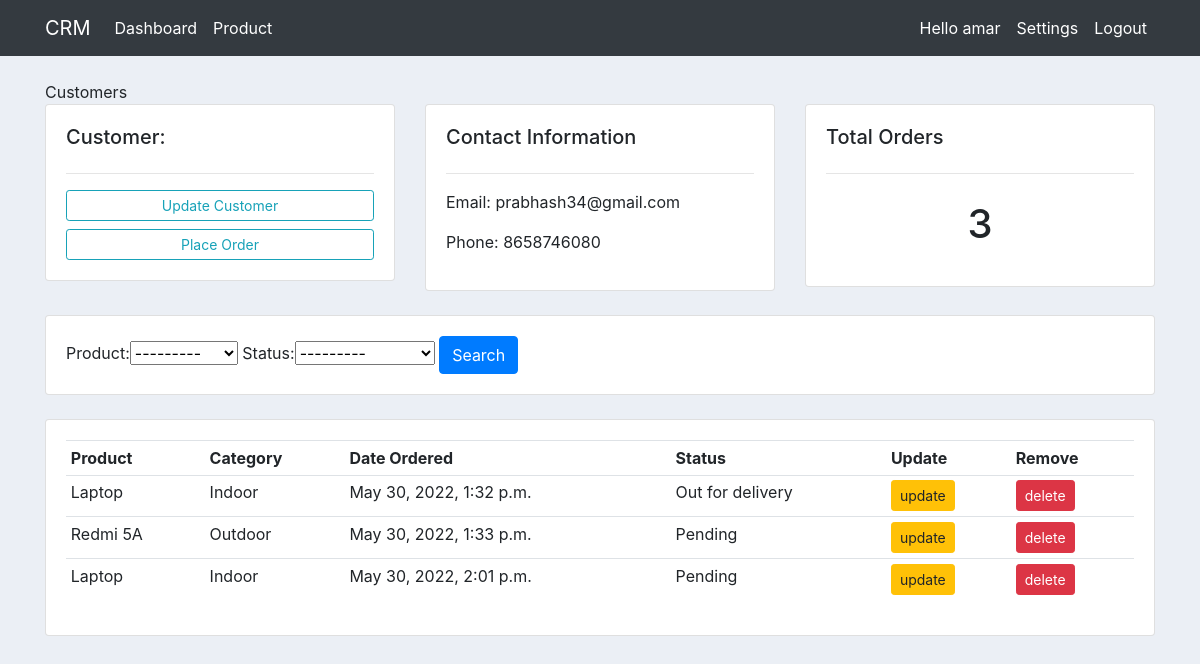
Page /customers/1 (signed in) on the committed database.
### accounts/models.py (models this page shows, shortened)
class DateStatus(models.Model):
    created_at = models.DateTimeField(auto_now_add=True)
    updated_at = models.DateTimeField(auto_now=True)
    class Meta:
        abstract=True

class Customer(DateStatus):
    user = models.OneToOneField(User,null=True,blank=True,on_delete=models.CASCADE)
    name = models.CharField(max_length=100,null=True)
    phone = models.CharField(max_length=100,null=True)
    email = models.CharField(max_length=100,null=True)
    profile_pic = models.ImageField(null=True,blank=True,default='profile.png')

class Order(DateStatus):
    STATUS = (
        ('Pending','Pending'),
        ('Out for delivery','Out for delivery'),
        ('Delivered','Delivered'),
    )
    customer = models.ForeignKey(Customer,null=True,on_delete=models.SET_NULL)
    product = models.ForeignKey(Product,null=True,on_delete=models.SET_NULL)
    status = models.CharField(max_length=100,choices=STATUS)

class Product(DateStatus):
    CATEGORY = (
        ('Indoor','Indoor'),
        ('Outdoor','Outdoor')
    )
    name = models.CharField(max_length=200,null=True)
    price = models.FloatField(null=True)
    category = models.CharField(max_length=200,null=True,choices=CATEGORY)
    description = models.CharField(max_length=200,null=True,blank=True)
    tag = models.ManyToManyField(Tag)
    def __str__(self) -> str:
        return self.name

### accounts/views.py (the view)
# urls.py: path('customers/<int:pk>',views.CustomerView,name='customer'),
@login_required(login_url='login')
def CustomerView(request,pk):
    customer = Customer.objects.get(id=pk)
    orders = customer.order_set.all()
    myfilter = OrderFilter(request.GET,queryset=orders)
    orders = myfilter.qs
    total_order = orders.count()
    context = {
        'customer':customer,
        'orders':orders,
        'total_order':total_order,
        'myfilter':myfilter
    }
    return render(request,'pages/customers.html',context)

### templates/pages/customers.html
{%  extends 'main.html' %}
{% block body %}
{% block title %}Customers{% endblock %}
	<br>
<div class="row">
	<div class="col-md">
		<div class="card card-body">
			<h5>Customer:</h5>
			<hr>
			<a class="btn btn-outline-info  btn-sm btn-block" href="">Update Customer</a>
			<a class="btn btn-outline-info  btn-sm btn-block" href="{% url 'create-order' customer.id %}">Place Order</a>
		</div>
	</div>
	<div class="col-md">
		<div class="card card-body">
			<h5>Contact Information</h5>
			<hr>
			<p>Email: {{customer.email}}</p>
			<p>Phone: {{customer.phone}}</p>
		</div>
	</div>
	<div class="col-md">
		<div class="card card-body">
			<h5>Total Orders</h5>
			<hr>
			<h1 style="text-align: center;padding: 10px">{{total_order}}</h1>
		</div>
	</div>
</div>
<br>
<div class="row">
	<div class="col">
		<div class="card card-body">
			<form method="get">
				{{myfilter.form}}
		    <button class="btn btn-primary" type="submit">Search</button>
		  </form>
		</div>
	</div>
</div>
<br>
<div class="row">
	<div class="col-md">
		<div class="card card-body">
			<table class="table table-sm">
				<tr>
					<th>Product</th>
					<th>Category</th>
					<th>Date Ordered</th>
					<th>Status</th>
					<th>Update</th>
					<th>Remove</th>
				</tr>
				{% for order in orders %}
				<tr>
					<td>{{order.product}}</td>
					<td>{{order.product.category}}</td>
					<td>{{order.created_at}}</td>
					<td>{{order.status}}</td>
					<td><a class="btn btn-sm btn-warning" href="{% url 'update-order' order.id %}">update</a></td>
                    <td><a class="btn btn-sm btn-danger" href="{% url 'delete-order' order.id %}">delete</a></td>
				</tr>
				{% endfor %}
			</table>
		</div>
	</div>
</div>
{% endblock %}

### templates/main.html (shortened to what this page needs)
{% load static %}
<!DOCTYPE html>
<html lang="en">
  <head>
    <link
      rel="stylesheet"
      href="https://cdn.jsdelivr.net/npm/bootstrap@4.6.1/dist/css/bootstrap.min.css"
    />
    <link rel="stylesheet" href="{% static 'css/main.css' %}">
  </head>
  <body>
    {% include 'layout/navbar.html' %}
    <div class="container mt-4">
      {% block body %}
      {% endblock %}
    </div>
  </body>
</html>

### templates/layout/navbar.html (shortened to what this page needs)
<nav class="navbar navbar-expand-lg navbar-dark bg-dark">
    <div class="container">
      <a class="navbar-brand" href="#">CRM</a>
    <div class="collapse navbar-collapse" id="navbarSupportedContent">
      <ul class="navbar-nav mr-auto">
       <li class="nav-item active">
        <a class="nav-link" href="{% url 'home' %}">Dashboard <span class="sr-only">(current)</span></a>
      </li>
      <li class="nav-item active">
        <a class="nav-link" href="{% url 'product' %}">Product</a>
      </li>
      </ul>
      <ul class="navbar-nav ml-auto">
       {% if request.user.is_authenticated %}
       <li class="nav-item active">
        <a class="nav-link" href="{% url 'product' %}">Hello {{request.user.username}}<span class="sr-only">(current)</span></a>
      </li>
      <li class="nav-item active">
        <a class="nav-link" href="{% url 'settings' %}">Settings</a>
      </li>
      <li class="nav-item active">
        <a class="nav-link" href="{% url 'logout' %}">Logout</a>
      </li>
      {% endif %}
      </ul>
    </div>
    </div>
  </nav>

### static/css/main.css (style rules this page uses)
body { background-color: #ebeff5; }

### rows in the picture
Customer: email "prabhash34@gmail.com", phone "8658746080"
Order: product "Laptop", product.category "Indoor", created_at "May 30, 2022, 1:32 p.m.", status "Out for delivery"
Order: product "Redmi 5A", product.category "Outdoor", created_at "May 30, 2022, 1:33 p.m.", status "Pending"
Order: product "Laptop", product.category "Indoor", created_at "May 30, 2022, 2:01 p.m.", status "Pending"

### other values in the picture
{{ request.user.username }} "amar"
{{ total_order }} "3"
